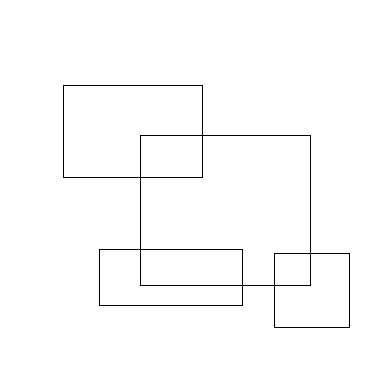
#> input picture zmax/n18_corner1.png, 384 x 384 px
$ python -i N18_CORNER_DETECTION.py   (imports and definitions only)
#> lines starting #> are read from the running program, lines starting #| are printed output that depends on the picture; after the words box and inside, x2 and y2 are one past the last pixel; in counts of white or black regions, pixels touching at a corner belong together
### library.py
import os
import PIL
import cv2
import math
import shutil
import imutils
import imageio
import numpy as np
import matplotlib.pyplot as plt
from PIL import ImageTk, ImageGrab
from moviepy.editor import VideoFileClip

import tkinter as tk
from functools import partial
from tkinter import *
from tkinter.filedialog import askopenfilename, askopenfilenames

plt.subplots_adjust(top=1, bottom=0, right=1, left=0, hspace=0, wspace=0)
plt.margins(0, 0)


def askopen(directory, ask=False, video=False):
	multiple = isinstance(directory, list)
	if ask:
		filetypes = [('Video File', '.mp4')] if video else [('Image File', '.png')]
		functionname = askopenfilenames if multiple else askopenfilename
		path_ = functionname(filetypes=filetypes)
		directory = path_ if path_ else directory
	return directory


def plot_images(window_name, titles, imgs, axis='off', r=None, c=None):
	count = len(imgs)
	if r is None and c is not None:
		r = math.ceil(count / c)
	if c is None and r is not None:
		c = math.ceil(count / r)
	if r is None and c is None:
		r = int(math.sqrt(count))
		c = math.ceil(count / r)
		(r, c) = (1, count) if count < 4 else (2, math.ceil(count/2)) if count <= 6 else (3, 3) if count <= 9 else (r, c)

	plt.close()
	plt.figure().suptitle(window_name)

	for i in range(count):
		title, img = titles[i], imgs[i]
		img = cv2.cvtColor(img, cv2.COLOR_BGR2RGB)
		plt.subplot(r, c, i + 1)
		plt.title(title)
		plt.axis(axis)
		plt.imshow(img)

	plt.show()


# [93 lines left out: functions show_frame, show_video, put_text_on_image, _image_merge, image_merge, image_resize_specified and 1 more, not called in this run]

# https://www.geeksforgeeks.org/dynamically-resize-buttons-when-resizing-a-window-using-tkinter/
# https://stackoverflow.com/questions/42920201/how-to-combine-a-rgb-image-with-a-grayed-image-in-opencv

### N18_CORNER_DETECTION.py
import library
from library import *


# https://www.geeksforgeeks.org/python-corner-detection-with-harris-corner-detection-method-using-opencv/
def corner_detection_using_harris_builtin():
    path = askopen('zmax/n18_corner1.png')
    color = [255, 0, 0]
    sample = cv2.imread(path)
#> sample is the input picture: shape (384, 384, 3); 98.8% white; black in thin lines or dots, all inside (x1, y1, x2, y2) = (63, 85, 350, 328)
    result = sample.copy()
    gray = cv2.cvtColor(result, cv2.COLOR_BGR2GRAY)
    gray = np.float32(gray)
    dst = cv2.cornerHarris(gray, 2, 5, 0.07)  # apply the cv2.cornerHarris method to detect the corners with appropriate values as input parameters
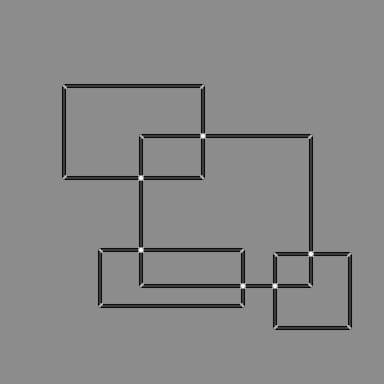
#> dst: shape (384, 384) float32; min -2.05e+09, max 1.68e+09, mean -69104176; drawn with min black and max white
    dilate = cv2.dilate(dst, None)  # Results are marked through the dilated corners
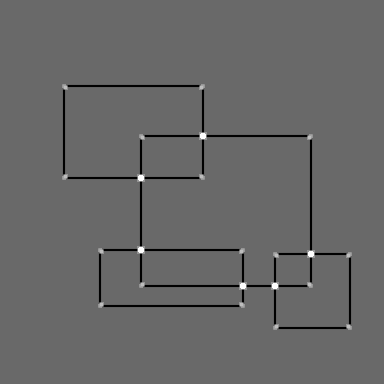
#> dilate: shape (384, 384) float32; min -1.18e+09, max 1.68e+09, mean -22324620; drawn with min black and max white
    result[dilate > 0.01 * dilate.max()] = color  # Reverting back to the sample_image, with optimal threshold value
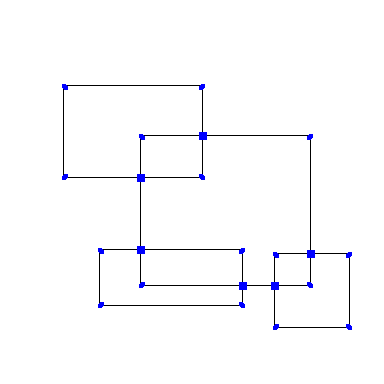
#> result: shape (384, 384, 3); 0.59% of pixels changed, all inside (x1, y1, x2, y2) = (62, 84, 352, 330)

    title = f'detected_corners: {len(dilate)}'
#> title = 'detected_corners: 384'
    titles = ['sample', title]
#> titles = ['sample', 'detected_corners: 384']
    imgs = [sample, result]
    plot_images('corner_detection_using_harris_builtin', titles, imgs)
#> in plot_images, `count = len(imgs)`: count = 2
#> in plot_images, `r = int(math.sqrt(count))`: r = 1
#> in plot_images, `c = math.ceil(count / r)`: c = 2
#> the loop in plot_images, `for i in range(count):` made 2 passes
#> title on passes 1 to 2: 'sample', 'detected_corners: 384'
#> in plot_images, `plt.show()`:
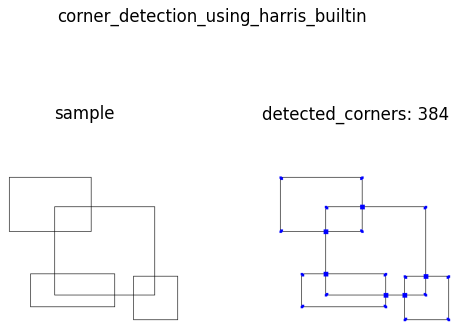
#> figure drawn by matplotlib, 2 panels


# https://www.geeksforgeeks.org/python-corner-detection-with-shi-tomasi-corner-detection-method-using-opencv/
# [82 lines left out: functions corner_detection_using_harris_raw, corner_detection_using_shi_tomasi, not called in this run]


# [9 lines not run here, left out]

>>> result = corner_detection_using_harris_builtin()

$ run again, with zmax/n18_corner3.png copied over zmax/n18_corner1.png
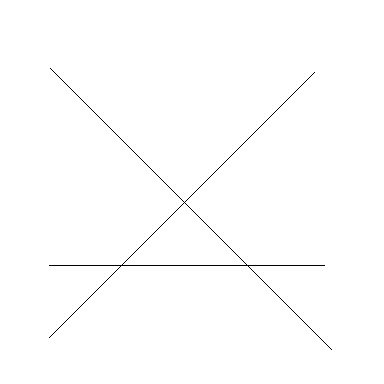
#> input picture zmax/n18_corner3.png, 384 x 384 px
#> in corner_detection_using_harris_builtin, sample is the input picture: shape (384, 384, 3); 99.4% white; black in thin lines or dots, all inside (x1, y1, x2, y2) = (49, 68, 332, 350)
#> in corner_detection_using_harris_builtin, `result[dilate > 0.01 * dilate.max()] = color`:
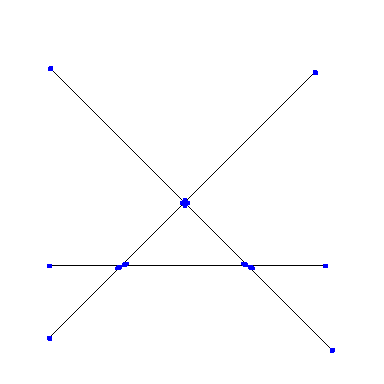
#> result: shape (384, 384, 3); 0.22% of pixels changed, all inside (x1, y1, x2, y2) = (47, 66, 335, 353)
#> in corner_detection_using_harris_builtin, `title = f'detected_corners: {len(dilate)}'`: title = 'detected_corners: 384'
#> titles = ['sample', 'detected_corners: 384']
#> count = 2
#> r = 1
#> c = 2
#> the loop in plot_images, `for i in range(count):` made 2 passes
#> title on passes 1 to 2: 'sample', 'detected_corners: 384'
#> in plot_images, `plt.show()`:
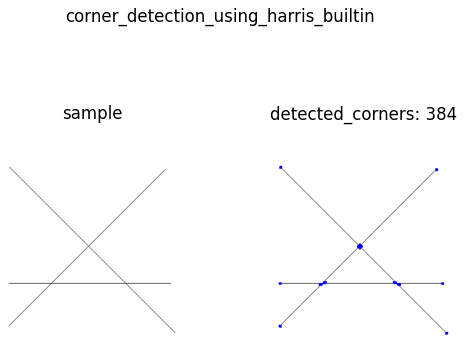
#> figure drawn by matplotlib, 2 panels

$ run again, with zmax/n18_corner4.png copied over zmax/n18_corner1.png
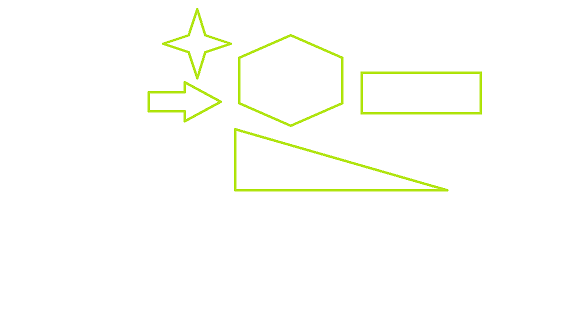
#> input picture zmax/n18_corner4.png, 576 x 324 px
#> in corner_detection_using_harris_builtin, sample is the input picture: shape (324, 576, 3); mean B, G, R 250.1, 254.4, 253.4
#> in corner_detection_using_harris_builtin, `dilate = cv2.dilate(dst, None)`:
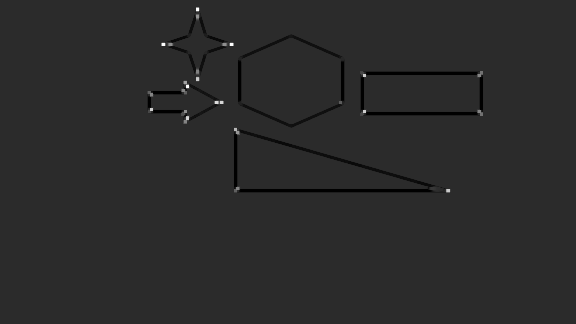
#> dilate: shape (324, 576) float32; min -19803866, max 95851296, mean -266236.3; drawn with min black and max white
#> in corner_detection_using_harris_builtin, `result[dilate > 0.01 * dilate.max()] = color`:
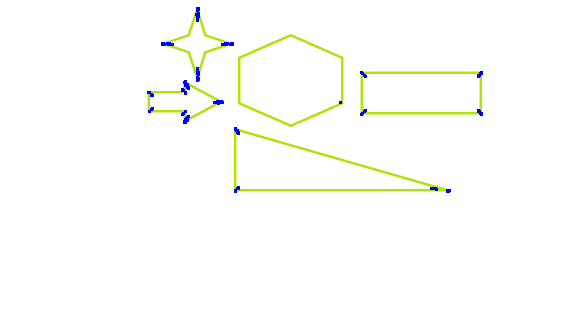
#> result: shape (324, 576, 3); 0.35% of pixels changed, all inside (x1, y1, x2, y2) = (147, 7, 483, 193)
#> in corner_detection_using_harris_builtin, `title = f'detected_corners: {len(dilate)}'`: title = 'detected_corners: 324'
#> titles = ['sample', 'detected_corners: 324']
#> count = 2
#> r = 1
#> c = 2
#> the loop in plot_images, `for i in range(count):` made 2 passes
#> title on passes 1 to 2: 'sample', 'detected_corners: 324'
